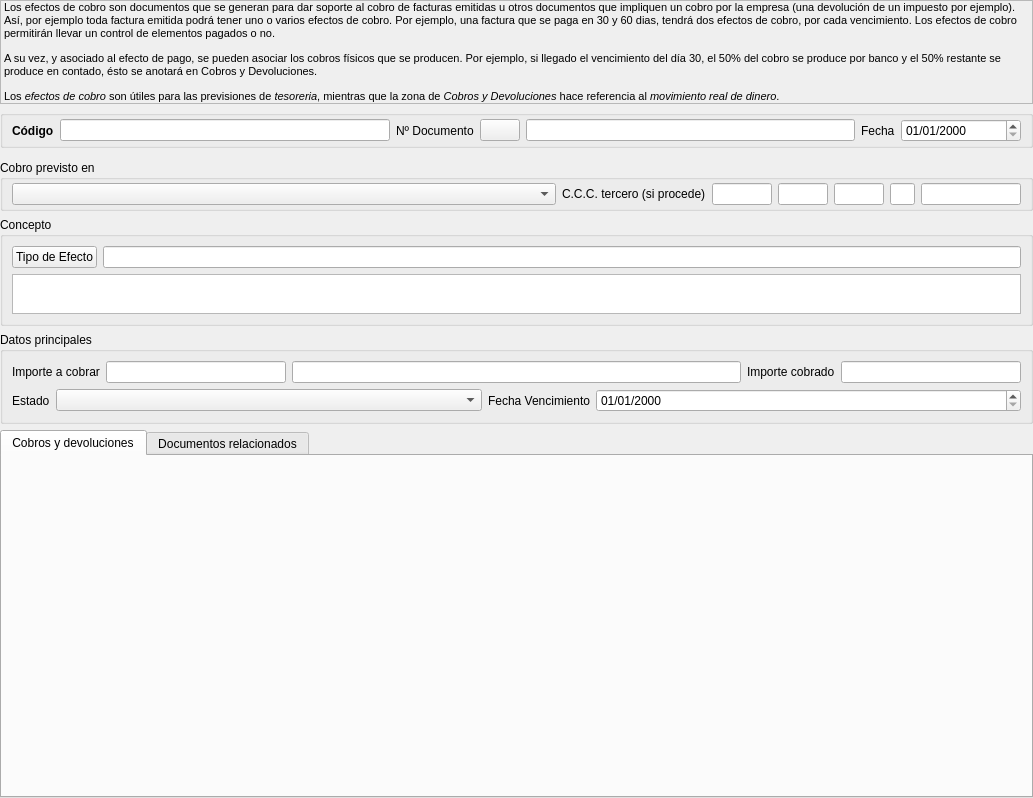
<?xml version="1.0" encoding="UTF-8"?>
<ui version="4.0">
 <class>Form</class>
 <widget class="QWidget" name="Form">
  <property name="geometry">
   <rect>
    <x>0</x>
    <y>0</y>
    <width>1033</width>
    <height>798</height>
   </rect>
  </property>
  <property name="windowTitle">
   <string>Efectos de cobro</string>
  </property>
  <property name="tableName" stdset="0">
   <string>efectoscobro</string>
  </property>
  <layout class="QVBoxLayout" name="verticalLayout_4">
   <property name="leftMargin">
    <number>0</number>
   </property>
   <property name="topMargin">
    <number>0</number>
   </property>
   <property name="rightMargin">
    <number>0</number>
   </property>
   <property name="bottomMargin">
    <number>0</number>
   </property>
   <item>
    <widget class="QLabel" name="label_12">
     <property name="sizePolicy">
      <sizepolicy hsizetype="Preferred" vsizetype="Maximum">
       <horstretch>0</horstretch>
       <verstretch>0</verstretch>
      </sizepolicy>
     </property>
     <property name="font">
      <font>
       <pointsize>8</pointsize>
      </font>
     </property>
     <property name="frameShape">
      <enum>QFrame::StyledPanel</enum>
     </property>
     <property name="frameShadow">
      <enum>QFrame::Raised</enum>
     </property>
     <property name="text">
      <string>&lt;html&gt;&lt;head/&gt;&lt;body&gt;&lt;p&gt;Los efectos de cobro son documentos que se generan para dar soporte al cobro de facturas emitidas u otros documentos que impliquen un cobro por la empresa (una devolución de un impuesto por ejemplo). Así, por ejemplo toda factura emitida podrá tener uno o varios efectos de cobro. Por ejemplo, una factura que se paga en 30 y 60 dias, tendrá dos efectos de cobro, por cada vencimiento. Los efectos de cobro permitirán llevar un control de elementos pagados o no.&lt;/p&gt;&lt;p&gt;A su vez, y asociado al efecto de pago, se pueden asociar los cobros físicos que se producen. Por ejemplo, si llegado el vencimiento del día 30, el 50% del cobro se produce por banco y el 50% restante se produce en contado, ésto se anotará en Cobros y Devoluciones.&lt;/p&gt;&lt;p&gt;Los &lt;span style=&quot; font-style:italic;&quot;&gt;efectos de cobro&lt;/span&gt; son útiles para las previsiones de &lt;span style=&quot; font-style:italic;&quot;&gt;tesoreria&lt;/span&gt;, mientras que la zona de&lt;span style=&quot; font-style:italic;&quot;&gt; Cobros y Devoluciones&lt;/span&gt; hace referencia al &lt;span style=&quot; font-style:italic;&quot;&gt;movimiento real de dinero&lt;/span&gt;.&lt;/p&gt;&lt;/body&gt;&lt;/html&gt;</string>
     </property>
     <property name="wordWrap">
      <bool>true</bool>
     </property>
    </widget>
   </item>
   <item>
    <widget class="QGroupBox" name="groupBox">
     <property name="sizePolicy">
      <sizepolicy hsizetype="Preferred" vsizetype="Fixed">
       <horstretch>0</horstretch>
       <verstretch>0</verstretch>
      </sizepolicy>
     </property>
     <property name="title">
      <string/>
     </property>
     <layout class="QHBoxLayout" name="horizontalLayout_3">
      <property name="topMargin">
       <number>3</number>
      </property>
      <property name="bottomMargin">
       <number>3</number>
      </property>
      <item>
       <widget class="QLabel" name="label">
        <property name="font">
         <font>
          <weight>75</weight>
          <bold>true</bold>
         </font>
        </property>
        <property name="text">
         <string>Código</string>
        </property>
        <property name="buddy">
         <cstring>db_codigo</cstring>
        </property>
       </widget>
      </item>
      <item>
       <widget class="DBLineEdit" name="db_codigo">
        <property name="font">
         <font>
          <weight>75</weight>
          <bold>true</bold>
         </font>
        </property>
        <property name="fieldName">
         <string>codigo</string>
        </property>
       </widget>
      </item>
      <item>
       <widget class="QLabel" name="label_13">
        <property name="text">
         <string>Nº Documento</string>
        </property>
        <property name="buddy">
         <cstring>db_numdocumentointerno</cstring>
        </property>
       </widget>
      </item>
      <item>
       <widget class="DBChooseRelatedRecordButton" name="db_chooseDocumentoExterno">
        <property name="focusPolicy">
         <enum>Qt::TabFocus</enum>
        </property>
        <property name="allowedMetadatas">
         <string>facturascli</string>
        </property>
        <property name="category">
         <string>Cobros</string>
        </property>
       </widget>
      </item>
      <item>
       <widget class="DBLineEdit" name="db_numdocumentointerno">
        <property name="fieldName">
         <string>numdocumentointerno</string>
        </property>
       </widget>
      </item>
      <item>
       <widget class="QLabel" name="label_4">
        <property name="text">
         <string>Fecha</string>
        </property>
        <property name="buddy">
         <cstring>db_fecha</cstring>
        </property>
       </widget>
      </item>
      <item>
       <widget class="DBDateTimeEdit" name="db_fecha">
        <property name="minimumSize">
         <size>
          <width>120</width>
          <height>0</height>
         </size>
        </property>
        <property name="focusPolicy">
         <enum>Qt::TabFocus</enum>
        </property>
        <property name="displayFormat">
         <string>dd/MM/yyyy</string>
        </property>
        <property name="fieldName">
         <string>fecha</string>
        </property>
        <property name="dataEditable">
         <bool>true</bool>
        </property>
       </widget>
      </item>
     </layout>
    </widget>
   </item>
   <item>
    <widget class="AERPScriptWidget" name="script_datosgeneralestercero">
     <property name="sizePolicy">
      <sizepolicy hsizetype="Preferred" vsizetype="Fixed">
       <horstretch>0</horstretch>
       <verstretch>0</verstretch>
      </sizepolicy>
     </property>
     <property name="focusPolicy">
      <enum>Qt::StrongFocus</enum>
     </property>
     <property name="name">
      <string>datosgeneralestercero</string>
     </property>
     <property name="dataEditable">
      <bool>true</bool>
     </property>
    </widget>
   </item>
   <item>
    <widget class="QGroupBox" name="groupBox_2">
     <property name="sizePolicy">
      <sizepolicy hsizetype="Preferred" vsizetype="Fixed">
       <horstretch>0</horstretch>
       <verstretch>0</verstretch>
      </sizepolicy>
     </property>
     <property name="title">
      <string>Cobro previsto en</string>
     </property>
     <layout class="QHBoxLayout" name="horizontalLayout">
      <property name="topMargin">
       <number>3</number>
      </property>
      <property name="bottomMargin">
       <number>3</number>
      </property>
      <item>
       <widget class="DBComboBox" name="db_idformapagoprevista">
        <property name="sizePolicy">
         <sizepolicy hsizetype="Expanding" vsizetype="Fixed">
          <horstretch>0</horstretch>
          <verstretch>0</verstretch>
         </sizepolicy>
        </property>
        <property name="focusPolicy">
         <enum>Qt::TabFocus</enum>
        </property>
        <property name="fieldName">
         <string>idformapagoprevista</string>
        </property>
        <property name="listTableModel">
         <string>formaspago</string>
        </property>
        <property name="listColumnName">
         <string>descripcion</string>
        </property>
        <property name="listColumnToSave">
         <string>id</string>
        </property>
        <property name="dataEditable">
         <bool>true</bool>
        </property>
       </widget>
      </item>
      <item>
       <widget class="QLabel" name="label_9">
        <property name="text">
         <string>C.C.C. tercero (si procede)</string>
        </property>
        <property name="buddy">
         <cstring>db_codentidad</cstring>
        </property>
       </widget>
      </item>
      <item>
       <widget class="DBLineEdit" name="db_iban">
        <property name="maximumSize">
         <size>
          <width>60</width>
          <height>16777215</height>
         </size>
        </property>
        <property name="fieldName">
         <string>iban</string>
        </property>
        <property name="dataEditable">
         <bool>true</bool>
        </property>
        <property name="automaticWidthBasedOnFieldMaxLength">
         <bool>true</bool>
        </property>
       </widget>
      </item>
      <item>
       <widget class="DBLineEdit" name="db_codentidad">
        <property name="maximumSize">
         <size>
          <width>50</width>
          <height>16777215</height>
         </size>
        </property>
        <property name="focusPolicy">
         <enum>Qt::TabFocus</enum>
        </property>
        <property name="fieldName">
         <string>codentidad</string>
        </property>
        <property name="dataEditable">
         <bool>true</bool>
        </property>
        <property name="automaticWidthBasedOnFieldMaxLength">
         <bool>true</bool>
        </property>
       </widget>
      </item>
      <item>
       <widget class="DBLineEdit" name="db_codsucursal">
        <property name="maximumSize">
         <size>
          <width>50</width>
          <height>16777215</height>
         </size>
        </property>
        <property name="focusPolicy">
         <enum>Qt::TabFocus</enum>
        </property>
        <property name="fieldName">
         <string>codsucursal</string>
        </property>
        <property name="dataEditable">
         <bool>true</bool>
        </property>
        <property name="automaticWidthBasedOnFieldMaxLength">
         <bool>true</bool>
        </property>
       </widget>
      </item>
      <item>
       <widget class="DBLineEdit" name="db_dc">
        <property name="maximumSize">
         <size>
          <width>25</width>
          <height>16777215</height>
         </size>
        </property>
        <property name="focusPolicy">
         <enum>Qt::TabFocus</enum>
        </property>
        <property name="fieldName">
         <string>dc</string>
        </property>
        <property name="dataEditable">
         <bool>true</bool>
        </property>
        <property name="automaticWidthBasedOnFieldMaxLength">
         <bool>true</bool>
        </property>
       </widget>
      </item>
      <item>
       <widget class="DBLineEdit" name="db_cuenta">
        <property name="maximumSize">
         <size>
          <width>100</width>
          <height>16777215</height>
         </size>
        </property>
        <property name="focusPolicy">
         <enum>Qt::TabFocus</enum>
        </property>
        <property name="fieldName">
         <string>cuenta</string>
        </property>
        <property name="dataEditable">
         <bool>true</bool>
        </property>
        <property name="automaticWidthBasedOnFieldMaxLength">
         <bool>true</bool>
        </property>
       </widget>
      </item>
     </layout>
    </widget>
   </item>
   <item>
    <widget class="QGroupBox" name="groupBox_3">
     <property name="sizePolicy">
      <sizepolicy hsizetype="Preferred" vsizetype="Fixed">
       <horstretch>0</horstretch>
       <verstretch>0</verstretch>
      </sizepolicy>
     </property>
     <property name="title">
      <string>Concepto</string>
     </property>
     <layout class="QGridLayout" name="gridLayout">
      <item row="0" column="0">
       <widget class="DBChooseRecordButton" name="db_idtipoefecto">
        <property name="focusPolicy">
         <enum>Qt::TabFocus</enum>
        </property>
        <property name="text">
         <string>Tipo de Efecto</string>
        </property>
        <property name="fieldName">
         <string>idtipoefecto</string>
        </property>
        <property name="dataEditable">
         <bool>true</bool>
        </property>
       </widget>
      </item>
      <item row="0" column="1">
       <widget class="DBLineEdit" name="db_tipoefecto">
        <property name="fieldName">
         <string>tiposefectos.nombre</string>
        </property>
       </widget>
      </item>
      <item row="1" column="0" colspan="2">
       <widget class="DBTextEdit" name="db_texto">
        <property name="sizePolicy">
         <sizepolicy hsizetype="Expanding" vsizetype="Fixed">
          <horstretch>0</horstretch>
          <verstretch>0</verstretch>
         </sizepolicy>
        </property>
        <property name="maximumSize">
         <size>
          <width>16777215</width>
          <height>40</height>
         </size>
        </property>
        <property name="focusPolicy">
         <enum>Qt::TabFocus</enum>
        </property>
        <property name="fieldName">
         <string>texto</string>
        </property>
        <property name="dataEditable">
         <bool>true</bool>
        </property>
       </widget>
      </item>
     </layout>
    </widget>
   </item>
   <item>
    <widget class="QGroupBox" name="groupBox_4">
     <property name="sizePolicy">
      <sizepolicy hsizetype="Preferred" vsizetype="Fixed">
       <horstretch>0</horstretch>
       <verstretch>0</verstretch>
      </sizepolicy>
     </property>
     <property name="title">
      <string>Datos principales</string>
     </property>
     <layout class="QVBoxLayout" name="verticalLayout_3">
      <item>
       <layout class="QHBoxLayout" name="horizontalLayout_5">
        <item>
         <widget class="QLabel" name="label_5">
          <property name="text">
           <string>Importe a cobrar</string>
          </property>
          <property name="buddy">
           <cstring>db_importe</cstring>
          </property>
         </widget>
        </item>
        <item>
         <widget class="DBNumberEdit" name="db_importe">
          <property name="maximumSize">
           <size>
            <width>180</width>
            <height>16777215</height>
           </size>
          </property>
          <property name="focusPolicy">
           <enum>Qt::TabFocus</enum>
          </property>
          <property name="fieldName">
           <string>importe</string>
          </property>
          <property name="dataEditable">
           <bool>true</bool>
          </property>
         </widget>
        </item>
        <item>
         <widget class="DBLineEdit" name="db_importenombrado">
          <property name="fieldName">
           <string>importenombrado</string>
          </property>
         </widget>
        </item>
        <item>
         <widget class="QLabel" name="label_10">
          <property name="text">
           <string>Importe cobrado</string>
          </property>
          <property name="buddy">
           <cstring>db_importecobrado</cstring>
          </property>
         </widget>
        </item>
        <item>
         <widget class="DBNumberEdit" name="db_importecobrado">
          <property name="maximumSize">
           <size>
            <width>180</width>
            <height>16777215</height>
           </size>
          </property>
          <property name="fieldName">
           <string>importecobrado</string>
          </property>
         </widget>
        </item>
       </layout>
      </item>
      <item>
       <layout class="QHBoxLayout" name="horizontalLayout_2">
        <item>
         <widget class="QLabel" name="label_2">
          <property name="sizePolicy">
           <sizepolicy hsizetype="Fixed" vsizetype="Preferred">
            <horstretch>0</horstretch>
            <verstretch>0</verstretch>
           </sizepolicy>
          </property>
          <property name="text">
           <string>Estado</string>
          </property>
          <property name="buddy">
           <cstring>db_estado</cstring>
          </property>
         </widget>
        </item>
        <item>
         <widget class="DBComboBox" name="db_estado">
          <property name="sizePolicy">
           <sizepolicy hsizetype="Minimum" vsizetype="Fixed">
            <horstretch>0</horstretch>
            <verstretch>0</verstretch>
           </sizepolicy>
          </property>
          <property name="focusPolicy">
           <enum>Qt::TabFocus</enum>
          </property>
          <property name="fieldName">
           <string>estado</string>
          </property>
          <property name="dataEditable">
           <bool>true</bool>
          </property>
         </widget>
        </item>
        <item>
         <widget class="QLabel" name="label_3">
          <property name="sizePolicy">
           <sizepolicy hsizetype="Fixed" vsizetype="Preferred">
            <horstretch>0</horstretch>
            <verstretch>0</verstretch>
           </sizepolicy>
          </property>
          <property name="text">
           <string>Fecha Vencimiento</string>
          </property>
          <property name="buddy">
           <cstring>db_fechav</cstring>
          </property>
         </widget>
        </item>
        <item>
         <widget class="DBDateTimeEdit" name="db_fechav">
          <property name="focusPolicy">
           <enum>Qt::TabFocus</enum>
          </property>
          <property name="displayFormat">
           <string>dd/MM/yyyy</string>
          </property>
          <property name="fieldName">
           <string>fechav</string>
          </property>
          <property name="dataEditable">
           <bool>true</bool>
          </property>
         </widget>
        </item>
       </layout>
      </item>
     </layout>
    </widget>
   </item>
   <item>
    <widget class="QTabWidget" name="tabWidget">
     <property name="sizePolicy">
      <sizepolicy hsizetype="Expanding" vsizetype="MinimumExpanding">
       <horstretch>0</horstretch>
       <verstretch>0</verstretch>
      </sizepolicy>
     </property>
     <property name="currentIndex">
      <number>0</number>
     </property>
     <widget class="QWidget" name="tab">
      <property name="sizePolicy">
       <sizepolicy hsizetype="Preferred" vsizetype="MinimumExpanding">
        <horstretch>0</horstretch>
        <verstretch>0</verstretch>
       </sizepolicy>
      </property>
      <attribute name="title">
       <string>Cobros y devoluciones</string>
      </attribute>
      <layout class="QVBoxLayout" name="verticalLayout_2">
       <item>
        <widget class="DBDetailView" name="db_cobrosdevoluciones">
         <property name="sizePolicy">
          <sizepolicy hsizetype="Preferred" vsizetype="MinimumExpanding">
           <horstretch>0</horstretch>
           <verstretch>0</verstretch>
          </sizepolicy>
         </property>
         <property name="font">
          <font>
           <weight>50</weight>
           <bold>false</bold>
          </font>
         </property>
         <property name="relationName">
          <string>cobrosdevoluciones</string>
         </property>
         <property name="dataEditable">
          <bool>true</bool>
         </property>
        </widget>
       </item>
      </layout>
     </widget>
     <widget class="QWidget" name="tab_3">
      <property name="sizePolicy">
       <sizepolicy hsizetype="Preferred" vsizetype="MinimumExpanding">
        <horstretch>0</horstretch>
        <verstretch>0</verstretch>
       </sizepolicy>
      </property>
      <attribute name="title">
       <string>Documentos relacionados</string>
      </attribute>
      <layout class="QVBoxLayout" name="verticalLayout_6">
       <item>
        <widget class="DBRelatedElementsView" name="db_masterdocumentos">
         <property name="sizePolicy">
          <sizepolicy hsizetype="Preferred" vsizetype="MinimumExpanding">
           <horstretch>0</horstretch>
           <verstretch>0</verstretch>
          </sizepolicy>
         </property>
         <property name="linkColumns">
          <string>registros</string>
         </property>
        </widget>
       </item>
      </layout>
     </widget>
    </widget>
   </item>
  </layout>
 </widget>
 <customwidgets>
  <customwidget>
   <class>AERPScriptWidget</class>
   <extends>QWidget</extends>
   <header>scripts/perpscriptwidget.h</header>
  </customwidget>
  <customwidget>
   <class>DBChooseRecordButton</class>
   <extends>QPushButton</extends>
   <header>widgets/dbchooserecordbutton.h</header>
  </customwidget>
  <customwidget>
   <class>DBChooseRelatedRecordButton</class>
   <extends>QPushButton</extends>
   <header>widgets/dbchooserelatedrecordbutton.h</header>
  </customwidget>
  <customwidget>
   <class>DBComboBox</class>
   <extends>QComboBox</extends>
   <header>widgets/dbcombobox.h</header>
  </customwidget>
  <customwidget>
   <class>DBDateTimeEdit</class>
   <extends>QDateTimeEdit</extends>
   <header>widgets/dbdatetimeedit.h</header>
  </customwidget>
  <customwidget>
   <class>DBDetailView</class>
   <extends>QWidget</extends>
   <header>widgets/dbdetailview.h</header>
  </customwidget>
  <customwidget>
   <class>DBLineEdit</class>
   <extends>QLineEdit</extends>
   <header>widgets/dblineedit.h</header>
  </customwidget>
  <customwidget>
   <class>DBNumberEdit</class>
   <extends>QLineEdit</extends>
   <header>widgets/dbnumberedit.h</header>
  </customwidget>
  <customwidget>
   <class>DBRelatedElementsView</class>
   <extends>QWidget</extends>
   <header>widgets/dbrelatedelementsview.h</header>
  </customwidget>
  <customwidget>
   <class>DBTextEdit</class>
   <extends>QPlainTextEdit</extends>
   <header>widgets/dbtextedit.h</header>
  </customwidget>
 </customwidgets>
 <tabstops>
  <tabstop>db_codigo</tabstop>
  <tabstop>db_chooseDocumentoExterno</tabstop>
  <tabstop>db_numdocumentointerno</tabstop>
  <tabstop>db_fecha</tabstop>
  <tabstop>script_datosgeneralestercero</tabstop>
  <tabstop>db_idformapagoprevista</tabstop>
  <tabstop>db_codentidad</tabstop>
  <tabstop>db_codsucursal</tabstop>
  <tabstop>db_dc</tabstop>
  <tabstop>db_cuenta</tabstop>
  <tabstop>db_idtipoefecto</tabstop>
  <tabstop>db_tipoefecto</tabstop>
  <tabstop>db_texto</tabstop>
  <tabstop>db_importe</tabstop>
  <tabstop>db_importenombrado</tabstop>
  <tabstop>db_importecobrado</tabstop>
  <tabstop>db_estado</tabstop>
  <tabstop>db_fechav</tabstop>
  <tabstop>tabWidget</tabstop>
 </tabstops>
 <resources>
  <include location="../../../programacion/git/alepherp/src/resources/modules.qrc"/>
 </resources>
 <connections/>
</ui>
